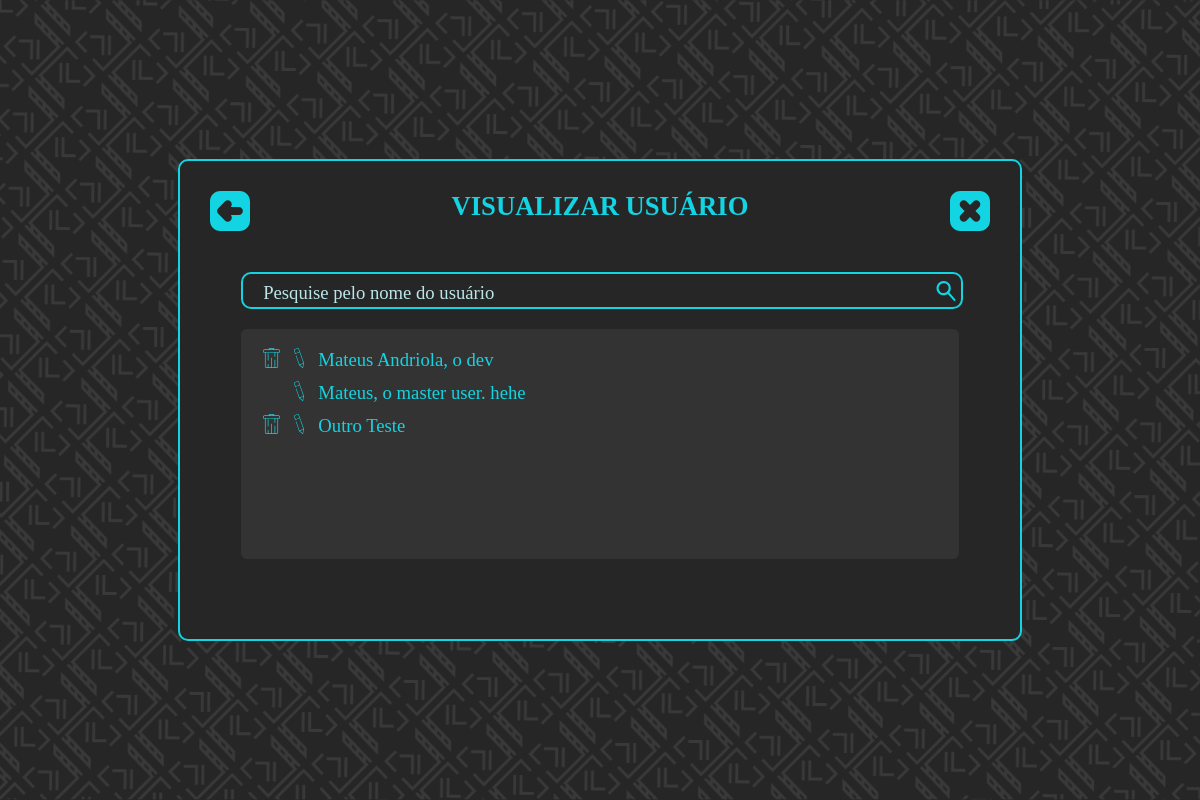
The app's page /src/pages/user/show_user/index.php (signed in) with its own data.
### tables this page shows
CREATE TABLE usuario (
    id_usuario INTEGER      PRIMARY KEY AUTOINCREMENT
                            NOT NULL,
    nickname   VARCHAR (60) NOT NULL,
    nome       VARCHAR (60) NOT NULL,
    senha      VARCHAR (60) NOT NULL
);

### src/pages/user/show_user/index.php (the view, shortened to what this page needs)
<!DOCTYPE html>
<html lang="pt-br">
  <head>
    <link rel="stylesheet" type="text/css" href="../../../styles/styles.css">
  </head>
  <body>
    <?php
      function getUser(){
      	try{
      		$pdo = new PDO('sqlite:'.$_SESSION['absolute_path_base'].'src/database/database.db');
      		$statement = $pdo->query("SELECT * FROM usuario ORDER BY nome");
      		$rows = $statement->fetchAll(PDO::FETCH_ASSOC);
      	}catch(PDOException $e){
      		$rows = 0;
      		echo "<pre>";
      		echo $e;
      		echo "</pre>";
      	}
      	return $rows;
      }
      $rows = getUser();
      ?>
      <section class="window">
        <div class="container all">
          <div class="title">VISUALIZAR USUÁRIO</div>
          <div class="inner_container">
            <?php
              for ($i = 0; $i < count($rows); $i++) {
                $tr_id[] = "'".strtolower(str_replace(' ','',$rows[$i]['nome']))."'";
              }
             ?>
             <div class="span_input_search">
               <input placeholder="Pesquise pelo nome do usuário" type="text" class="input_number inner align_left" id="search" onkeyup="search([<?php echo implode(',', $tr_id); ?>])">
               <label class="search_label" for="search" class="">
               <img class="search_svg" src="../../../assets/Icons/pesquisar.svg">
             </label>
            </div>
            <?php
            echo '<div class="divList">';
            echo '<table class="view_table">';
            echo '<tbody>';
          	for ($i = 0; $i < count($rows); $i++) {
            echo '<tr id="'.str_replace("'", "",$tr_id[$i]).'">';
            if($rows[$i]['id_usuario'] != '1'){
              echo '<td>';
              echo '<a onclick="return confirm(\'Deseja realmente apagar '.$rows[$i]["nome"].'?\');" href="deleteUser.php?id_user='.$rows[$i]['id_usuario'].'"><img src="../../../assets/Icons/excluir.svg" height=20> </a>';
              echo '</td>';
            }else {
              echo '<td>';
            }
            echo '<td>';
            echo '<a href="edit_user?id_user='.$rows[$i]['id_usuario'].'"><img src="../../../assets/Icons/editar.svg" height=20> </a>';
            echo '</td>';
            echo '<td>';
          	echo $rows[$i]['nome'];
            echo '</td>';
            echo '</tr>';
          	}
            echo '</tbody>';
            echo '</table>';
            echo '</div>';
          ?>
        </div>
        <a href='../../menu'><img src="../../../assets/Icons/voltar.svg" class="icon_voltar"></a>
        <a href='desconectar.php' onclick="return confirm('Tem certeza que deseja sair?')"><img src="../../../assets/Icons/fechar.svg" class="icon_fechar"></a>
      </div>
    </section>
  </body>
</html>

### src/styles/styles.css (style rules this page uses)
:root { --font_size: 20pt; --font_size_medium: 14pt; --main_color: #13D4E2; --second_color: #BAE6E9; --third_color: #f9f9f9; --bg_color_main: rgb(38, 38, 38); --bg_color_second: rgb(51, 51, 51); }
* { font-family:Calibri; font-size:var(--font_size); }
html { scroll-behavior: smooth; background-color: var(--bg_color_main); width: 100%; }
body { width: 100%; background-color: var(--bg_color_main); margin: 0px; }
input { background-color: var(--bg_color_main); }
.window { min-height: 100vh; display: flex; flex-direction: column; align-items: center; justify-content: center; background: url('../assets/BG_01.png') center center no-repeat fixed; background-color: var(--bg_main_color); -webkit-background-size: cover; -moz-background-size: cover; -o-background-size: cover; background-size: cover; }
table { border-collapse: collapse; }
.input_number { border:none; border-radius: 10px; color: var(--main_color); padding-left: 10px; padding-right: 10px; text-align: center; --length_container:min-content; width: 35px; }
.search_svg { cursor: pointer; width: 20px; padding: 5px; }
.span_input_search { position: relative; display: flex; flex-direction: row; align-items: center; justify-content: space-between; --length_container:min-content; width: 100%; border:solid 2px var(--main_color); border-radius: 10px; margin-bottom: 20px; }
.search_label { position: relative; display: flex; }
.container { background-color: var(--bg_color_main); position: relative; display: flex; text-align: center; flex-direction: column; --length_container:max-content; width: var(--length_container); height: var(--length_container); border-style: solid; padding: 30px; border-width: 2px; border-radius: 10px; border-color: var(--main_color); margin: 50px 0px; }
.inner_container { position: relative; display: flex; flex-direction: column; --length_container:max-content; height: var(--length_container); padding-left: 4%; padding-right: 4%; padding-top: 20px; margin-bottom: 20px; }
.inner { position: relative; width: 100%; }
.title { padding-bottom: 30px; font-weight: bold; color: var(--main_color); }
.icon_fechar { width: 40px; position: absolute; top: 30px; right: 30px; }
.icon_voltar { width: 40px; position: absolute; top: 30px; left: 30px; }
.all { width: 65%; }
.align_left { text-align: left; }
.view_table td { text-align: left; font-size: var(--font_size_medium); color: var(--main_color); padding: 0px 7px 2px 7px; }
.divList { height: 200px; overflow-y : scroll; background-color: var(--bg_color_second); border: solid 5px var(--bg_color_second); padding: 10px; border-radius: 6px 6px; margin-bottom: 30px; }
a { text-decoration: none; }

### records on screen
usuario: nome "Mateus Andriola, o dev"
usuario: nome "Mateus, o master user. hehe"
usuario: nome "Outro Teste"
